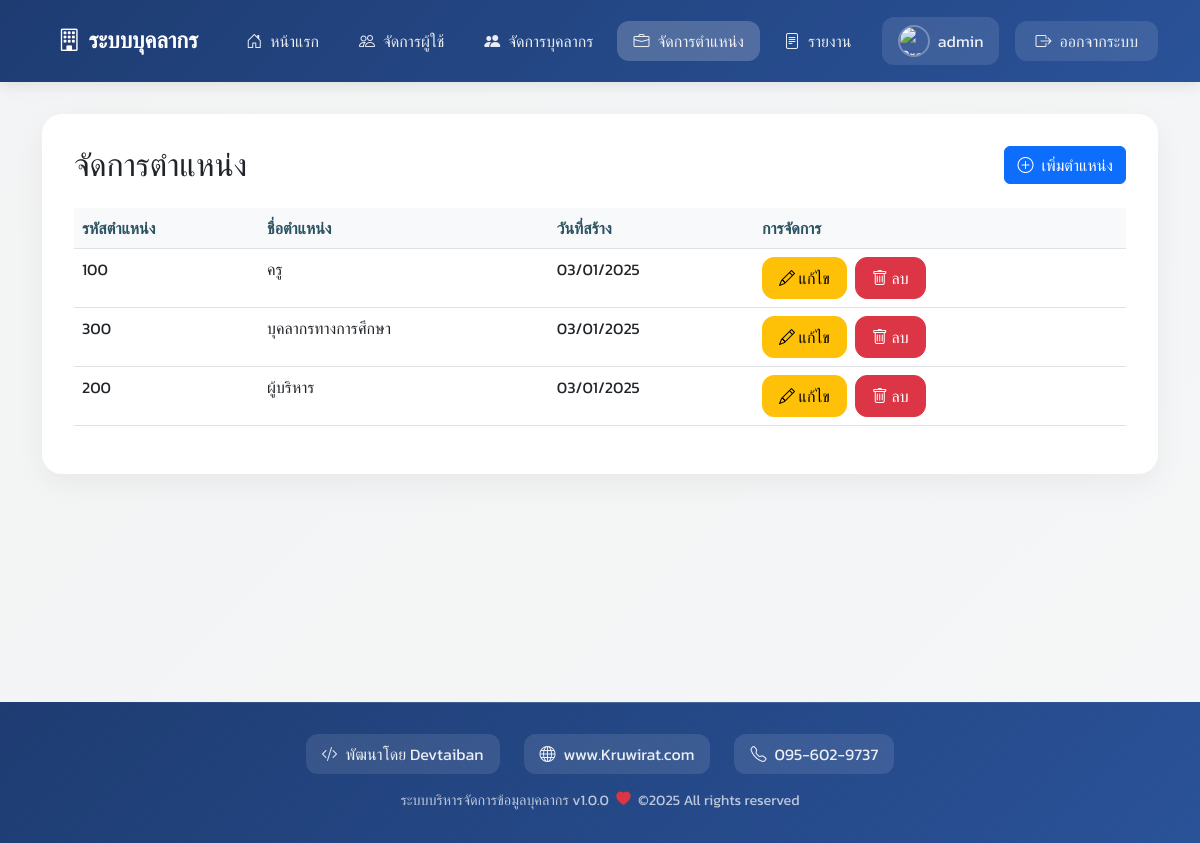
The page /manage_positions.php (signed in) on the database its author committed.
### tables this page shows
CREATE TABLE `positions` (
  `position_id` int(11) NOT NULL,
  `position_name` varchar(100) NOT NULL,
  `position_code` varchar(20) DEFAULT NULL,
  `created_at` timestamp NOT NULL DEFAULT current_timestamp()
);

### manage_positions.php (the view, shortened to what this page needs)
<?php
$conn = getConnection();
$positions = $conn->query("SELECT * FROM positions ORDER BY position_name")->fetchAll(PDO::FETCH_ASSOC);
require_once 'header.php';
?>
<div class="positions-container">
    <div class="container">
        <div class="positions-card">
            <div class="d-flex justify-content-between align-items-center mb-4">
                <h2 class="mb-0">จัดการตำแหน่ง</h2>
                <button class="btn btn-primary" onclick="showAddModal()">
                    <i class="bi bi-plus-circle me-2"></i>เพิ่มตำแหน่ง
                </button>
            </div>
            <div class="table-responsive">
                <table class="table table-hover table-custom">
                    <thead>
                        <tr>
                            <th>รหัสตำแหน่ง</th>
                            <th>ชื่อตำแหน่ง</th>
                            <th>วันที่สร้าง</th>
                            <th>การจัดการ</th>
                        </tr>
                    </thead>
                    <tbody>
                        <?php foreach ($positions as $position): ?>
                        <tr>
                            <td><?= htmlspecialchars($position['position_code']) ?></td>
                            <td><?= htmlspecialchars($position['position_name']) ?></td>
                            <td><?= date('d/m/Y', strtotime($position['created_at'])) ?></td>
                            <td>
                                <div class="position-actions">
                                    <button class="btn btn-warning btn-edit" onclick="showEditModal(<?= htmlspecialchars(json_encode($position)) ?>)">
                                        <i class="bi bi-pencil"></i> แก้ไข
                                    </button>
                                    <button class="btn btn-danger btn-delete" onclick="confirmDelete(<?= $position['position_id'] ?>)">
                                        <i class="bi bi-trash"></i> ลบ
                                    </button>
                                </div>
                            </td>
                        </tr>
                        <?php endforeach; ?>
                    </tbody>
                </table>
            </div>
        </div>
    </div>
</div>
<?php require_once 'footer.php'; ?>

### header.php (style rules this page uses)
:root { --primary-color: #1e3c72; --secondary-color: #2a5298; --accent-color: #4776E6; --text-light: rgba(255, 255, 255, 0.9); }
body { font-family: 'Kanit', sans-serif; min-height: 100vh; display: flex; flex-direction: column; }

### manage_positions.php (style rules this page uses)
.positions-container { padding: 2rem 0; background: linear-gradient(135deg, rgba(15, 32, 39, 0.05), rgba(32, 58, 67, 0.05), rgba(44, 83, 100, 0.05)); min-height: calc(100vh - 180px); }
.positions-card { background: white; border-radius: 20px; box-shadow: 0 10px 30px rgba(0, 0, 0, 0.05); padding: 2rem; }
.table-custom th { background: #f8f9fa; color: #2c5364; }
.position-actions { display: flex; gap: 0.5rem; }
.btn-edit, .btn-delete { padding: 0.5rem 1rem; border-radius: 12px; transition: all 0.3s ease; }

### rows shown on the page
positions: position_code "100", position_name "ครู", created_at "03/01/2025"
positions: position_code "300", position_name "บุคลากรทางการศึกษา", created_at "03/01/2025"
positions: position_code "200", position_name "ผู้บริหาร", created_at "03/01/2025"

### other values the page prints
$_SESSION['username'] "admin"
